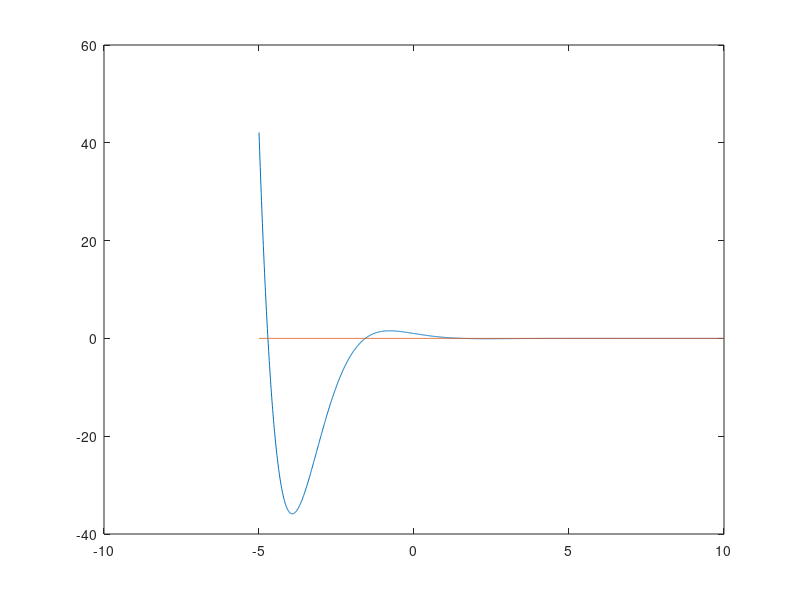

Write MATLAB code to recreate this figure. (Note: this script raises an error after producing the figure.)

fig=figure('Name','Autor Nicolas David Pastran','NumberTitle','off','Color','white','position',[250 200 850 400]);       
cla('reset')
t = -5:0.01:10;
x = cos(t).*(exp(-t));
x1= 0*t;
p=plot(t,x,t,x1);
p(1).LineWidth = 2;
p(2).LineWidth = 2;

p(1).Color = 'blue';
p(2).Color = 'red';
p(2).LineStyle = '--';

title('x(t) = e^{-t} Cos (t)','Fontsize',16,'FontName','FixedWidth');
xlabel('t');
ylabel('x(t)');
legend('x(t) = e^{-t} Cos(t)','Asintota en 0','Location','northeastoutside');
legend('boxoff');
ax = gca;
ax.Legend.TextColor = 'blue';
ax.XAxis.Color = 'black';
ax.YAxis.Color = 'black';
ax.XScale = 'linear';
ax.XLim = [-5 10]; 
ax.XTick = [-1*pi 0 1*pi 2*pi 3*pi];
ax.XTickLabel = {'-\pi','0','\pi','2\pi','3\pi'};

ax.XGrid = 'on';
ax.YGrid = 'on';
ax.GridLineStyle = '--';
ax.GridColor = [0 0 0];
print(fig,'expsin','-dpng');
ax.Layer = 'top';